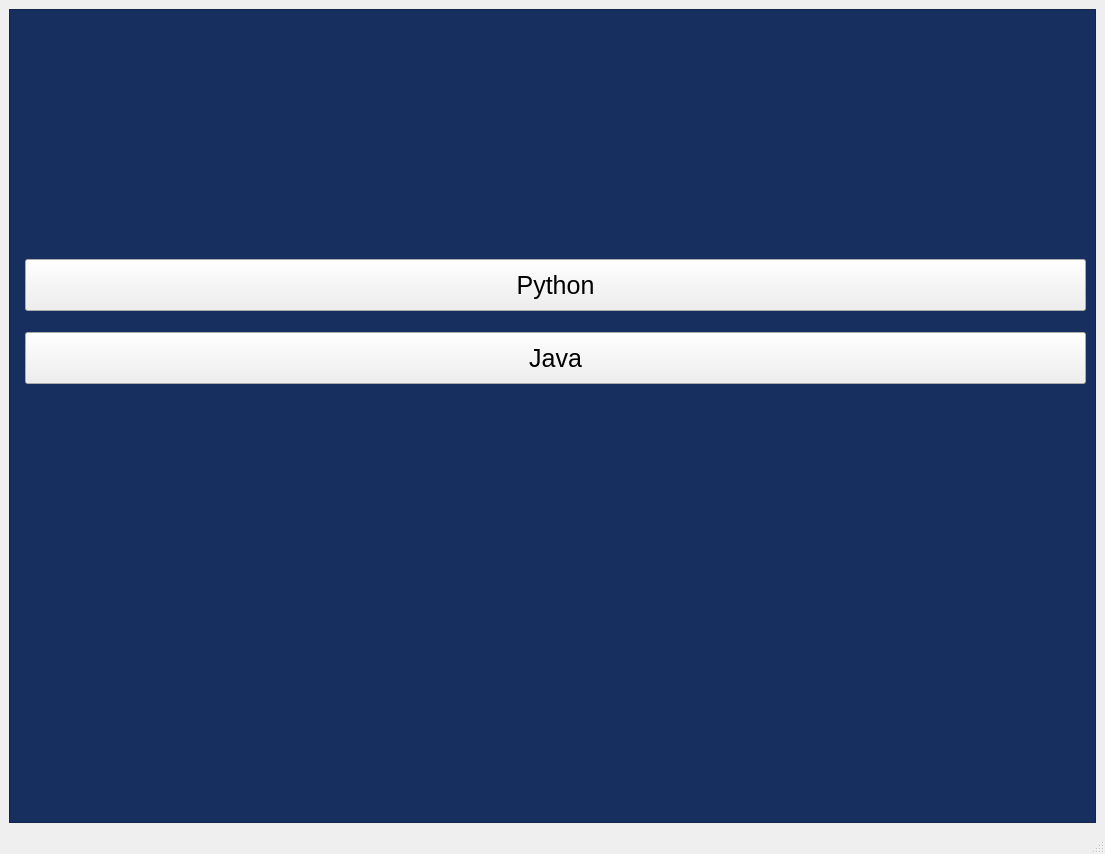
<?xml version="1.0" encoding="UTF-8"?>
<ui version="4.0">
 <class>MainWindow</class>
 <widget class="QMainWindow" name="MainWindow">
  <property name="geometry">
   <rect>
    <x>0</x>
    <y>0</y>
    <width>1105</width>
    <height>854</height>
   </rect>
  </property>
  <property name="windowTitle">
   <string>MainWindow</string>
  </property>
  <property name="styleSheet">
   <string notr="true">#admframe{
background-color:#172F5F;
}

#pybtn{
color:black;
font-size:25px;
margin-top:240px;
height:50px;
widht:100px;
}


#jbtn{
color:black;
font-size:25px;
margin-top:15px;
height:50px;
widht:100px;
}

#pybtn:hover{
border:2px solid green;
color:green;
background-color:white;
}


#jbtn:hover{
border:2px solid green;
color:green;
background-color:white;
}


</string>
  </property>
  <widget class="QWidget" name="centralwidget">
   <layout class="QGridLayout" name="gridLayout">
    <item row="0" column="0">
     <widget class="QFrame" name="admframe">
      <property name="frameShape">
       <enum>QFrame::StyledPanel</enum>
      </property>
      <property name="frameShadow">
       <enum>QFrame::Raised</enum>
      </property>
      <layout class="QFormLayout" name="formLayout">
       <item row="2" column="1">
        <widget class="QPushButton" name="pybtn">
         <property name="cursor">
          <cursorShape>OpenHandCursor</cursorShape>
         </property>
         <property name="text">
          <string>Python</string>
         </property>
        </widget>
       </item>
       <item row="3" column="1">
        <widget class="QPushButton" name="jbtn">
         <property name="cursor">
          <cursorShape>OpenHandCursor</cursorShape>
         </property>
         <property name="text">
          <string>Java</string>
         </property>
        </widget>
       </item>
      </layout>
     </widget>
    </item>
   </layout>
  </widget>
  <widget class="QStatusBar" name="statusbar"/>
 </widget>
 <resources/>
 <connections/>
</ui>
